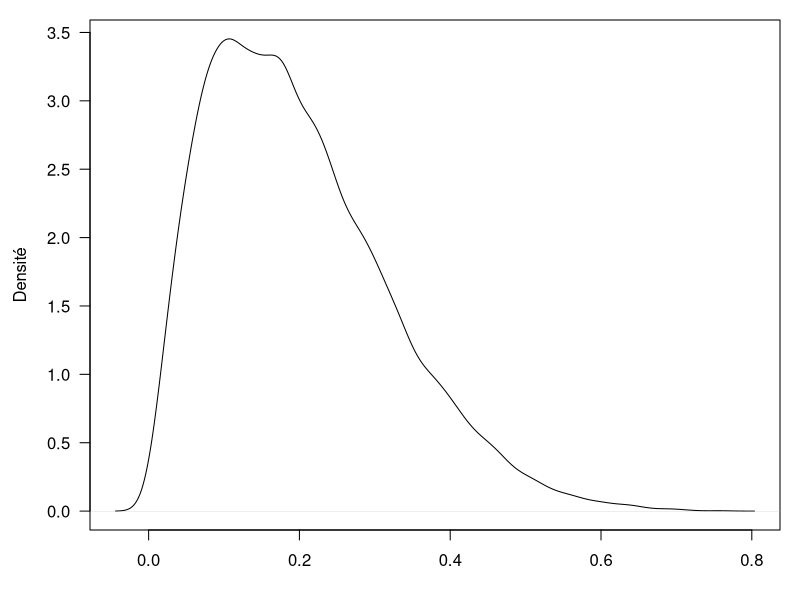
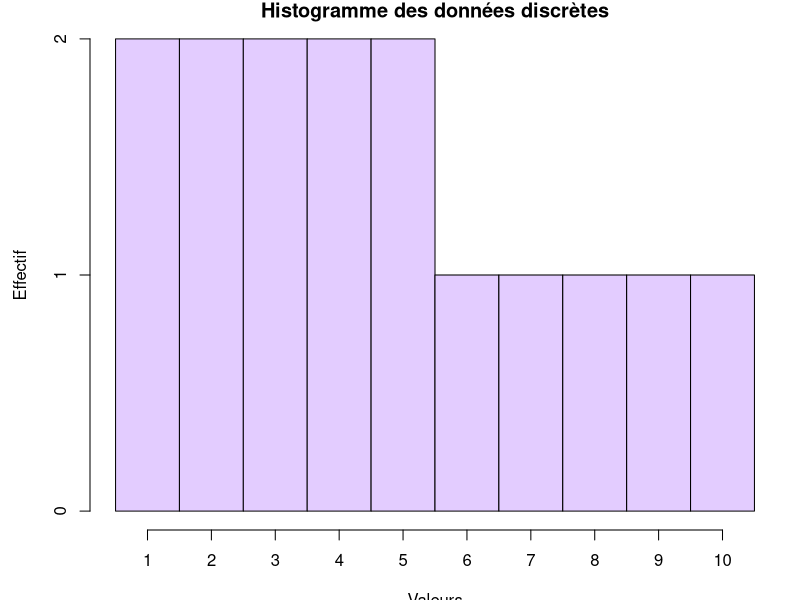
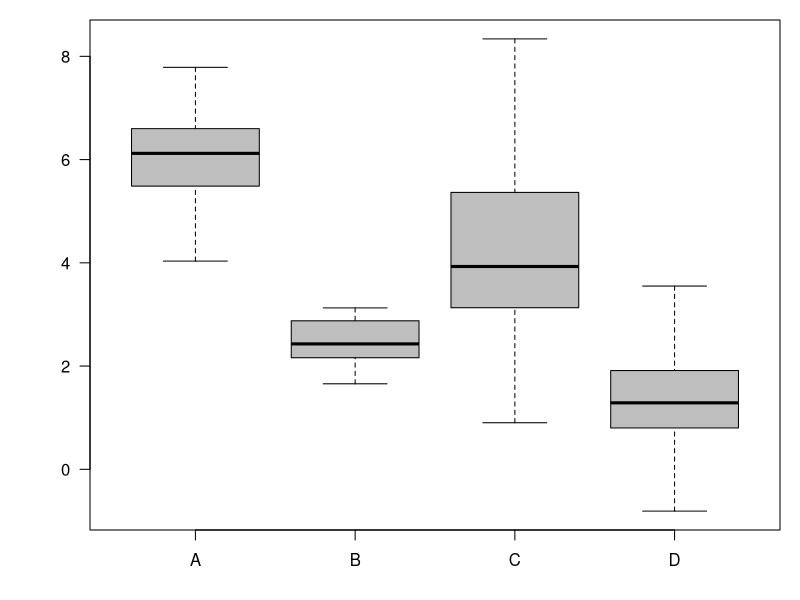
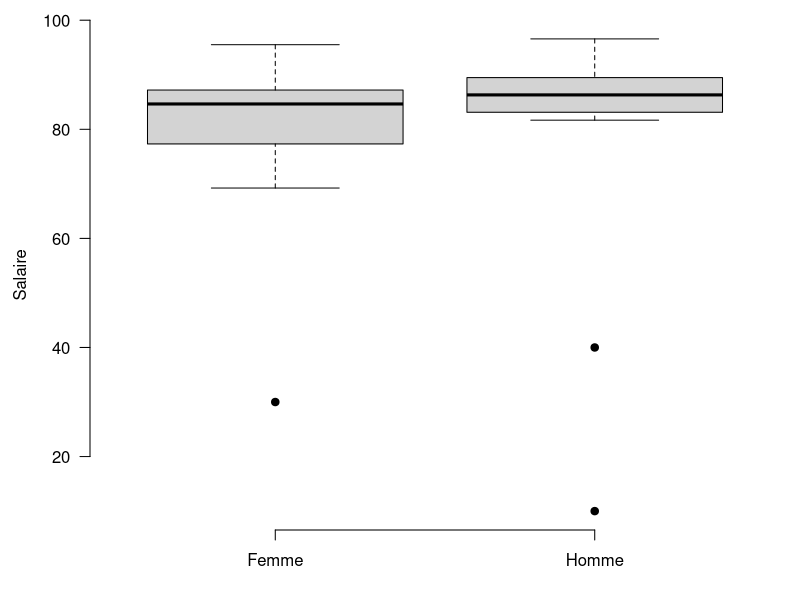
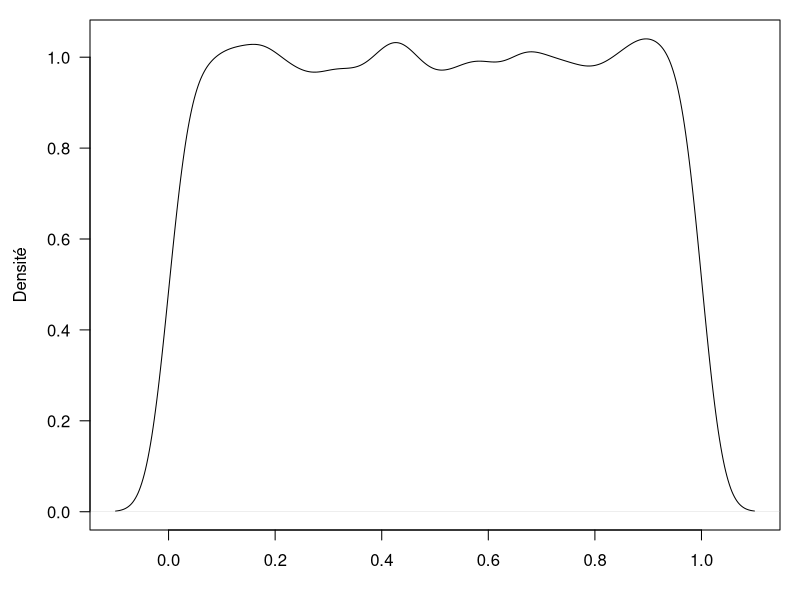

Write R code to recreate these figures, in order.
## ---- chunk 1
knitr::opts_chunk$set(echo = FALSE)

# Uncomment to change widget colours:
#style_widgets(incorrect = "goldenrod", correct = "purple", highlight = "firebrick")
## ---- chunk 2

add_backslashes <- function(input_string) {
  # Use regular expressions to replace single backslashes with double backslashes
  result <- gsub("\\\\", "\\\\\\\\", input_string)
  return(result)
}


longmcq2 <- function(opts) {
  
  
  
  ix <- which(names(opts) == "answer")
  if (length(ix) == 0) {
    stop("The question has no correct answer")
  }
  
  # Encode special characters
  opts2 <- gsub("\'", "&apos;", opts, fixed = TRUE)
  
  # Add mathjax wrapper to LaTeX expressions (fix regex)
  opts2 <- gsub("\\\\\\((.*?)\\\\\\)", "\\\\(\\1\\\\)", opts2)  # Wrap LaTeX expressions correctly
  
  # Generate a unique name for the radio buttons
  qname <- paste0("radio_", paste(sample(LETTERS, 10, T), collapse = ""))
  options <- sprintf('<label><input type="radio" autocomplete="off" name="%s" value="%s"></input> <span>%s</span></label>', qname, names(opts), opts2)
  
  # HTML format for display
  html <- paste0("<div class='webex-radiogroup' id='", qname, "'>",
                 paste(options, collapse = ""),
                 "</div>\n")
  
  # PDF format (no changes here)
  pdf_opts <- sprintf("* (%s) %s  ", LETTERS[seq_along(opts2)], opts2)
  pdf <- paste0("\n\n", paste(pdf_opts, collapse = "\n"), "\n\n")
  
  # Check the output format and return the appropriate version
  out_fmt <- knitr::opts_knit$get("out.format")
  pandoc_to <- knitr::opts_knit$get("rmarkdown.pandoc.to")
  
  add_backslashes( ifelse((is.null(out_fmt) & is.null(pandoc_to)) ||
                            isTRUE(out_fmt == "html") ||
                            isTRUE(pandoc_to == "html"),
                          html, pdf))
  
  
 
}

## ---- chunk 3
opts <- c(
  "L’écart-type diminue",
    "La variance diminue",
	"L’IQR est identique à l’écart-type",
	 "La variance est différente de l’IQR",
	answer =  "L’IQR et/ou l’écart-type augmentent",
  "On ajoute une constante aux données"

)

## ---- chunk 4
cat(longmcq2(opts))
## ---- chunk 5
opts <- c(
   answer = "\\(\\bar{x} = 6.4, \\quad s^2 = 4.3 \\)",
    "\\(\\bar{x} = 6.4, \\quad s^2 = 4.6 \\)",
    "\\(\\bar{x} = 6.4, \\quad s^2 = 2.95 \\)",
    "\\(\\bar{x} = 8.4, \\quad s^2 = 4.4 \\)",
   "\\(\\bar{x} = 8.4, \\quad s^2 = 4.6 \\)"
)


## ---- chunk 6
cat(longmcq2(opts))
## ---- chunk 7
# Set the parameters
alpha <- 2
beta <- 8
n <- 20000

# Generate random numbers
set.seed(123456)
x <- rbeta(n, alpha, beta)
par(mar=c(3.5,4.5,1,1))
plot(density(x), xlab="", ylab="", main="", las=1)
mtext(side = 2, "Densité", line=3)
## ---- chunk 8
opts <- c(
    "La distribution est assymétrique à gauche",
      answer = "La distribution est assymétrique à droite",
   "La distribution est symétrique",
     "La moyenne est inférieure à la médiane",
   "L'IQR est égal à l'écart-type"
)


## ---- chunk 9
cat(longmcq2(opts))
## ---- chunk 10
opts <- c(
  "\\(17, 22, 29\\)",
  "\\(18, 24, 32\\)",
  "\\(19, 23, 35\\)",
  answer = "\\(20, 23, 26\\)",
  "\\(15, 22, 27\\)"
)
## ---- chunk 11
cat(longmcq2(opts))
## ---- chunk 12
opts <- c(
  "Variable quantitative continue",
  "Variable quantitative discrète",
  "Variable catégorielle nominale",
  answer = "Variable catégorielle ordinale"
)

## ---- chunk 13
cat(longmcq2(opts))
## ---- chunk 14
# Génération de données discrètes avec 15 éléments
set.seed(42)
data <- c(rep(1, 2), rep(2, 2), rep(3, 2), rep(4, 2), rep(5, 2), 
          rep(6, 1), rep(7, 1), rep(8, 1), rep(9, 1), rep(10, 1))

# Affichage de l'histogramme avec l'axe X allant de 1 à 10
hist(data, col = "#e3ccff", main = "Histogramme des données discrètes", 
     xlab = "Valeurs", ylab = "Effectif", breaks = seq(0.5, 10.5, 1), right = FALSE, xaxt="n")
axis(1, at=1:10) # Ajout manuel des valeurs de 1 à 10 sur l'axe X
## ---- chunk 15
opts <- c(
  "\\(\\{1,1, 2,2, 3,3, 4,4, 5,5, 6,6, 7,7, 8\\}\\)",  
  "\\(\\{1,1, 2,2, 3,3, 4,4, 5,5, 6,6, 7,8, 9\\}\\)",  
  answer = "\\(\\{1,1, 2,2, 3,3, 4,4, 5,5, 6, 7, 8, 9, 10\\}\\)",  
  "\\(\\{1,2,3,4,5,6,7,8,9,10,10,10,10,10,10\\}\\)",  
  "\\(\\{1,1, 3,3, 4,4, 5,5, 6,6, 7,7, 8, 9\\}\\)"
)
## ---- chunk 16
cat(longmcq2(opts))
## ---- chunk 17
opts <- c(
  answer = "\\(23.4\\)",
  "\\(13.35\\)",  
  "\\(6.7\\)",
 "-\\(3.4\\)",
  "\\(26.6\\)"
)
## ---- chunk 18
cat(longmcq2(opts))
## ---- chunk 19
opts <- c(
  "IQR < Écart-type < Variance",
  answer = "Écart-type < IQR < Variance",  
  "Écart-type < Variance < IQR",
  "Variance < Écart-type < IQR",
  "Variance < IQR < Écart-type"
)
## ---- chunk 20
cat(longmcq2(opts))
## ---- chunk 21
# Fixer la graine aléatoire pour la reproductibilité
set.seed(123)

# Générer des données fictives pour 4 groupes (A, B, C, D)
A <- rnorm(20, mean = 6, sd = 1)   # Groupe A centré autour de 6
B <- rnorm(20, mean = 2.5, sd = 0.5) # Groupe B plus serré autour de 2.5
C <- rnorm(20, mean = 4, sd = 2)   # Groupe C plus dispersé
D <- rnorm(20, mean = 1.5, sd = 1) # Groupe D plus bas

# Fusionner les données dans un data frame
data <- data.frame(
  Valeur = c(A, B, C, D),
  Groupe = rep(c("A", "B", "C", "D"), each = 20)
)

# Créer le boxplot
boxplot(Valeur ~ Groupe, data = data,
        col = "gray",  # Remplissage gris
        border = "black", # Bordures noires
        main = "",       # Pas de titre
        xlab = "", ylab = "", # Pas de labels
        las = 1,         # Orientation des labels
        frame = TRUE    # Enlever la bordure du cadre
)
## ---- chunk 22
opts <- c(
  "A",
  "B",  
  answer = "C",
  "D"
)
## ---- chunk 23
cat(longmcq2(opts))
## ---- chunk 24
# Fixer la graine aléatoire pour la reproductibilité
set.seed(123)

# Générer des données de salaires fictifs pour hommes et femmes
salaire_homme <- c(rnorm(10, mean = 88, sd = 5), 40, 10)  # Ajout d'outliers
salaire_femme <- c(rnorm(11, mean = 83, sd = 7), 30)  # Outlier plus bas

# Fusionner les données
salaire <- c(salaire_homme, salaire_femme)
sexe <- rep(c("Homme", "Femme"), each = length(salaire_homme))

# Créer le boxplot
boxplot(salaire ~ sexe,
        xlab = "", ylab = "Salaire", # Labels en français
        las = 1,         # Orientation des labels en horizontal
        frame = FALSE,    # Suppression du cadre extérieur
        pch = 19
)
## ---- chunk 25
opts <- c(
  "Le salaire moyen des femmes est supérieur au salaire moyen des hommes.",
  answer = "Le salaire minimum des femmes est supérieur au salaire minimum des hommes.",  
  "L'IQR du salaire des hommes est plus grand que l'IQR du salaire des femmes.",
  "Le salaire médian des femmes est supérieur au salaire médian des hommes."
)
## ---- chunk 26
cat(longmcq2(opts))
## ---- chunk 27
# Set the parameters
a = 0
b=1
n <- 30000

# Generate random numbers
set.seed(123456)
x <- runif(n, a, b)
par(mar=c(3.5,4.5,1,1))
plot(density(x), xlab="", ylab="", main="", las=1)
mtext(side = 2, "Densité", line=3)
## ---- chunk 28
opts <- c(
    "La distribution est assymétrique à gauche",
      "La distribution est assymétrique à droite",
   answer = "La distribution est plutôt symétrique et une loi uniforme semble être un modèle pertinent modéliser pour ces données",
     "La moyenne est inférieure à la médiane",
   "La distribution est plutôt symétrique et une loi normale semble être un modèle pertinent pour modéliser ces données"
)


## ---- chunk 29
cat(longmcq2(opts))
